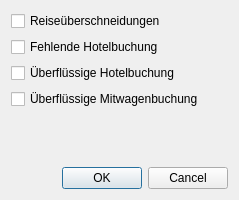
<?xml version="1.0" encoding="UTF-8"?>
<ui version="4.0">
 <class>ConfigSettings</class>
 <widget class="QDialog" name="ConfigSettings">
  <property name="geometry">
   <rect>
    <x>0</x>
    <y>0</y>
    <width>239</width>
    <height>200</height>
   </rect>
  </property>
  <property name="windowTitle">
   <string>Dialog</string>
  </property>
  <layout class="QVBoxLayout" name="verticalLayout_2">
   <item>
    <layout class="QVBoxLayout" name="verticalLayout">
     <item>
      <widget class="QCheckBox" name="overLappingTravels">
       <property name="text">
        <string>Reiseüberschneidungen</string>
       </property>
      </widget>
     </item>
     <item>
      <widget class="QCheckBox" name="missingHotelBooking">
       <property name="text">
        <string>Fehlende Hotelbuchung</string>
       </property>
      </widget>
     </item>
     <item>
      <widget class="QCheckBox" name="overLappingHotel">
       <property name="text">
        <string>Überflüssige Hotelbuchung</string>
       </property>
      </widget>
     </item>
     <item>
      <widget class="QCheckBox" name="overLappingRentalCar">
       <property name="text">
        <string>Überflüssige Mitwagenbuchung</string>
       </property>
      </widget>
     </item>
    </layout>
   </item>
   <item>
    <spacer name="verticalSpacer">
     <property name="orientation">
      <enum>Qt::Vertical</enum>
     </property>
     <property name="sizeHint" stdset="0">
      <size>
       <width>20</width>
       <height>40</height>
      </size>
     </property>
    </spacer>
   </item>
   <item>
    <widget class="QDialogButtonBox" name="buttonBox">
     <property name="orientation">
      <enum>Qt::Horizontal</enum>
     </property>
     <property name="standardButtons">
      <set>QDialogButtonBox::Cancel|QDialogButtonBox::Ok</set>
     </property>
    </widget>
   </item>
  </layout>
 </widget>
 <resources/>
 <connections>
  <connection>
   <sender>buttonBox</sender>
   <signal>accepted()</signal>
   <receiver>ConfigSettings</receiver>
   <slot>accept()</slot>
   <hints>
    <hint type="sourcelabel">
     <x>248</x>
     <y>254</y>
    </hint>
    <hint type="destinationlabel">
     <x>157</x>
     <y>274</y>
    </hint>
   </hints>
  </connection>
  <connection>
   <sender>buttonBox</sender>
   <signal>rejected()</signal>
   <receiver>ConfigSettings</receiver>
   <slot>reject()</slot>
   <hints>
    <hint type="sourcelabel">
     <x>316</x>
     <y>260</y>
    </hint>
    <hint type="destinationlabel">
     <x>286</x>
     <y>274</y>
    </hint>
   </hints>
  </connection>
 </connections>
</ui>
